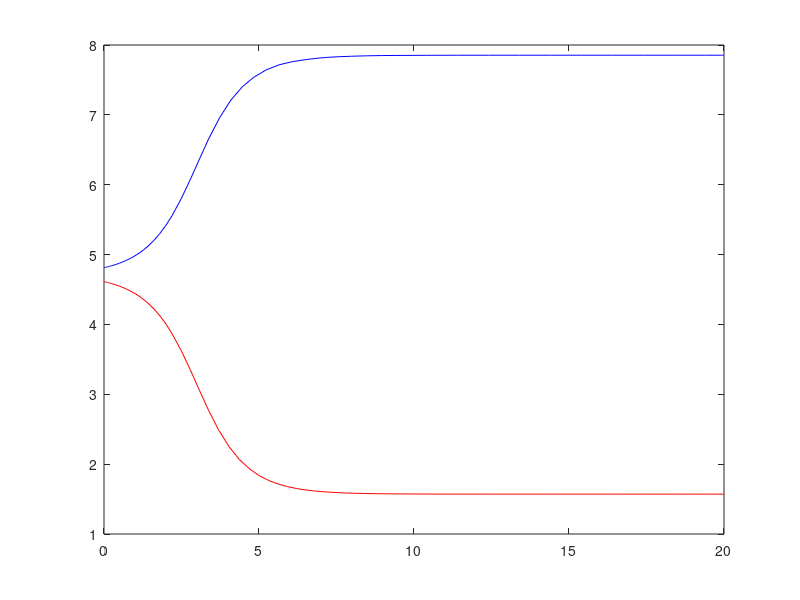

MATLAB code for this plot:
clc, clear all, close all

[t, y] = ode45(@(t, y) cos(y), [0,20], (3/2)*pi + .1);
plot(t, y, 'b');
hold on
[t, y] = ode45(@(t, y) cos(y), [0,20], (3/2)*pi - .1);
plot(t, y, 'r')
